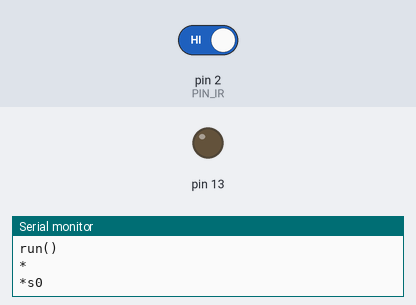
Simulated run of this sketch. Board: Arduino Uno, built with avr-gcc and run on an emulated ATmega328P. Parts: output pins drawn as LEDs (lit = HIGH), the last lines printed to the serial monitor. The inputs (shaded band) are chosen by the test bench; at power-on: pin 2 (PIN_IR) HIGH.

Above: at 3.2 s.
3.3 s: pin 2 (PIN_IR) driven LOW
At 3.9 s:
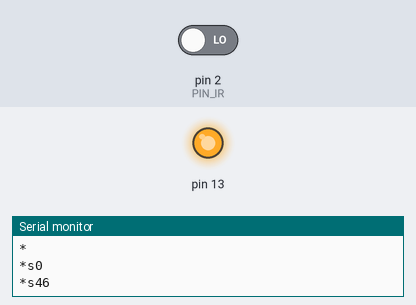
4.8 s: pin 2 (PIN_IR) driven HIGH
At 5.1 s:
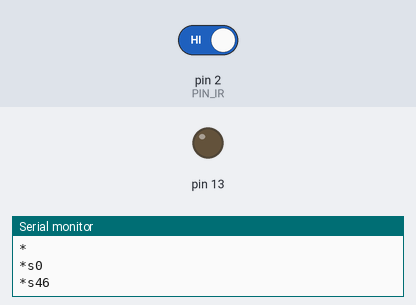
Timing chart, 0 to 7.8 s (numbered marks = the images above; inputs shaded):
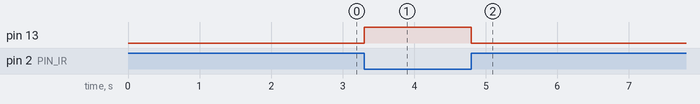

The sketch:

IR_Speed_Measurement.ino
```cpp
#define PIN_IR 2
#define TIMEOUT 2000

unsigned int count;
int OLD_LOGIC = HIGH;
unsigned long oldt = 0;
int speedRPM = 0;

void InitUI() //Khởi tạo giao diện trên smartphone
{
  Serial.println("*.kwl");
  delay(100);
  Serial.println("clear_panel()");
  delay(100);
  Serial.println("set_grid_size(14,7)");
  delay(100);
  Serial.println("add_text(4,3,large,L,SPEED:,245,240,245,)");
  delay(100);
  Serial.println("add_text(8,3,large,L,rpm,245,240,245,)");
  delay(100);
  Serial.println("add_text(1,0,large,L,NTECH,245,240,245,)");
  delay(100);
  Serial.println("add_text_box(6,3,2,L,Text,245,240,245,s)");
  delay(100);
  Serial.println("set_panel_notes(-,,,)");
  delay(100);
  Serial.println("run()");
  delay(100);
  Serial.println("*");
  delay(100);
}

void setup()
{
  pinMode(13, OUTPUT);
  pinMode(PIN_IR, INPUT);
  Serial.begin(9600);
  delay(1000);
  while (!Serial) {
  }
  InitUI();
}

void loop()
{
  unsigned long t = millis();
  if(t - oldt >= TIMEOUT)
  {
    oldt = t;
    count = 0;
    speedRPM =0;
    Serial.print("*s");
    Serial.println(speedRPM);
  }

  int NEW_LOGIC = digitalRead(PIN_IR);
  digitalWrite(13, NEW_LOGIC == LOW);
  if(OLD_LOGIC == HIGH && NEW_LOGIC == LOW)
  {
    ++count;
    if(t - oldt >= 1000)
    {
      double dt = t - oldt;
      speedRPM = (count / (dt/1000.0))*60;  // (count / (dt/1000.0)): số vòng quay / s => (count / (dt/1000.0))*60: số vòng quay / phút
      oldt = t;
      count = 0;
      Serial.print("*s");
      Serial.println(speedRPM);
    }
  }
  OLD_LOGIC = NEW_LOGIC;
  //delay(1);
}
```

Measured:
- after the input at 3.3 s, pin 13: LOW → HIGH at once
- after the input at 4.8 s, pin 13: HIGH → LOW at once
